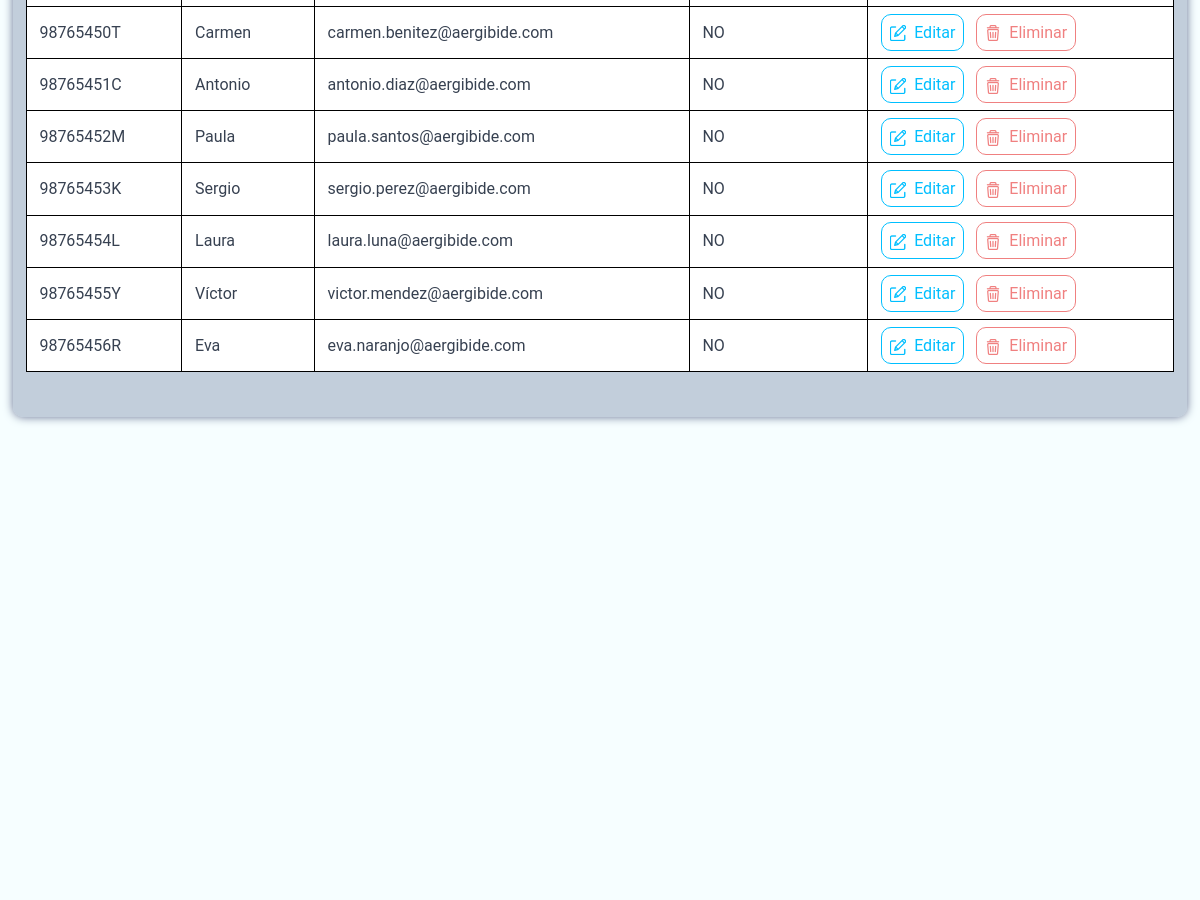
The page /Aplicacion/mvc_reto/index.php?controller=usuario&action=cuentas (signed in, middle part) on the database as committed earlier.
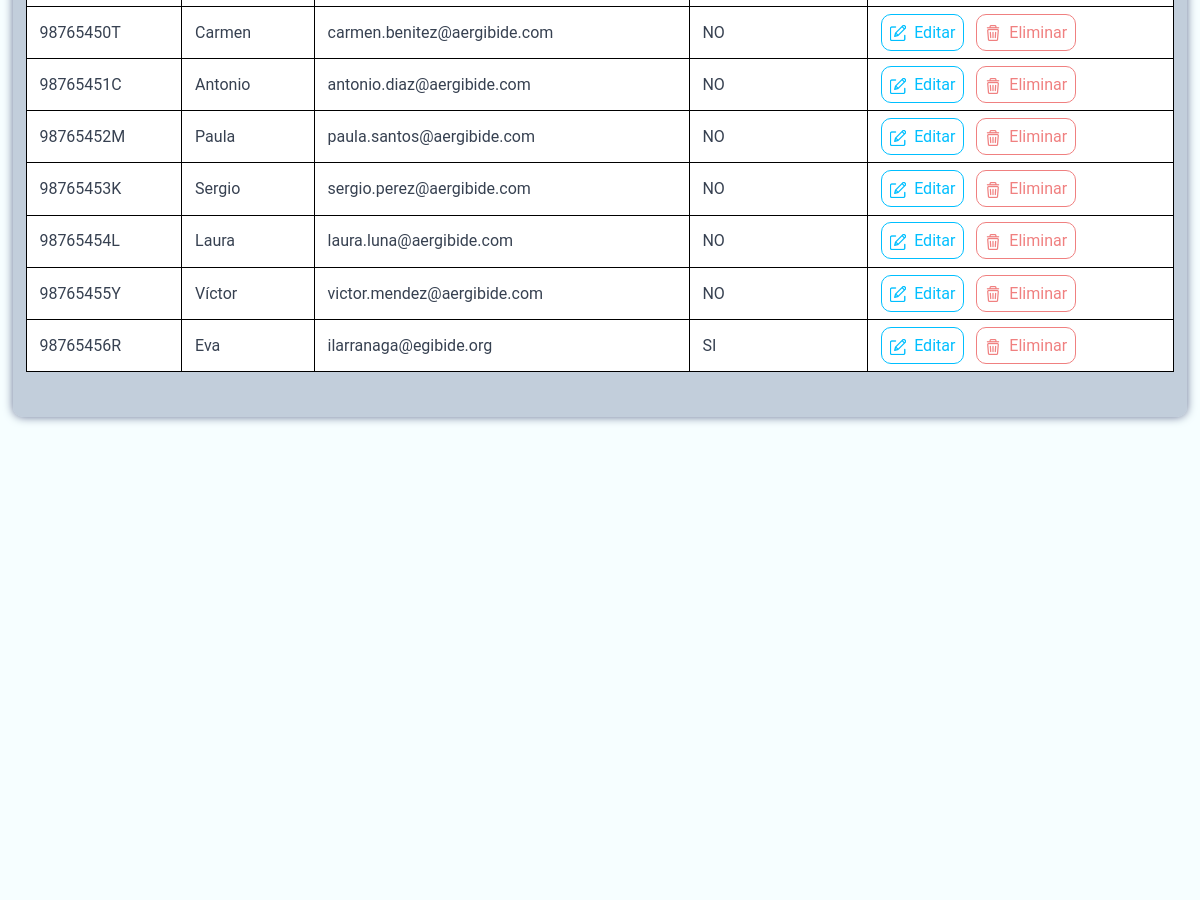
The same page on the database as committed later.
### tables this page shows
CREATE TABLE `usuarios` (
                            `id` int(11) NOT NULL,
                            `administrador` tinyint(1) NOT NULL,
                            `dni` varchar(9) NOT NULL,
                            `nombre` varchar(50) NOT NULL,
                            `apellido1` varchar(50) NOT NULL,
                            `apellido2` varchar(50) NOT NULL,
                            `email` varchar(50) NOT NULL,
                            `telefono` varchar(9) DEFAULT NULL,
                            `usuario` varchar(50) NOT NULL,
                            `contrasena` varchar(50) NOT NULL,
                            `imagen` varchar(255) DEFAULT NULL
);

### Aplicacion/mvc_reto/index.php (called while the page is built, shortened)
<?php
require_once "model/Db.php";
$controller = new $controllerName();
$dataToView["data"] = array();
if(method_exists($controller, $_GET["action"]))
    $dataToView["data"] = $controller -> {$_GET["action"]}();
require_once "view/".$_GET["controller"]."/".$controller->view.".html.php";
?>

### Aplicacion/mvc_reto/model/Db.php (called while the page is built, shortened)
<?php
class Db {
    public function __construct(){
        $this -> host = constant("DB_HOST");
        $this -> db = constant("DB");
        $this -> user = constant("DB_USER");
        $this -> pass = constant("DB_PASS");
        try {
            $this->connection = new PDO("mysql:host=" .$this->host.';
            dbname=' .$this->db, $this->user, $this->pass);
        }
        catch (PDOException $e){
            echo $e -> getMessage();
            exit();
        }
    }
}
?>

### Aplicacion/mvc_reto/model/Usuario.php (called while the page is built, shortened)
<?php
class Usuario {
    private $tabla = "usuarios";
    private $connection;
    public function getConexion(){
        $dbObj = new Db();
        $this->connection = $dbObj ->connection;
    }
    public function getUsuarios(){
        $sql = "SELECT * FROM " .$this->tabla;
        $stmt = $this->connection->prepare($sql);
        $stmt -> execute();
        return $stmt -> fetchAll();
    }
}

### Aplicacion/mvc_reto/controller/UsuarioController.php (called while the page is built, shortened)
<?php
require_once "model/Usuario.php";
class UsuarioController {
    public $model;
    public function __construct() {
        $this->model = new Usuario();
    }
    public function cuentas(){
        return $this->model->getUsuarios();
    }
}
?>

### Aplicacion/mvc_reto/view/usuario/gestionarCuenta.html.php (the view, shortened to what this page needs)
<?php
require_once __DIR__ . "/../layout/header.php";
?>
<div class="contenido">
    <div class="mitades">
        <div class="mitad contenido1">
            <?php
            if(count($dataToView["data"])>0){
                ?>
                <table class="tabla_cuentas">
                    <tbody>
                    <?php
                    foreach($dataToView["data"] as $cuenta){
                        if (is_array($cuenta)) {
                            ?>
                            <tr>
                                <td><?php echo $cuenta['dni']; ?></td>
                                <td><?php echo $cuenta['nombre']; ?></td>
                                <td><?php echo $cuenta['email']; ?></td>
                                <td><?php echo ($cuenta['administrador'] == 1) ? 'SI' : 'NO'; ?></td>
                                <td>
                                    <a href="index.php?controller=usuario&action=buscar&dniBuscar=<?php echo $cuenta['dni']; ?>"
                                       id="bEditar">Editar</a>
                                    <a href="index.php?controller=usuario&action=eliminar&dniEliminar=<?php echo $cuenta['dni']; ?>"
                                       id="bEliminar">Eliminar</a>
                                </td>
                            </tr>
                            <?php
                        }
                    }
                    ?>
                    </tbody>
                </table>
                <?php
            }
            else{
                ?>
                <div class="mensajeInexistir">
                    Actualmente no hay cuentas registradas.
                </div>
                <?php
            }
            ?>
        </div>
    </div>
</div>
</body>
</html>

Rows that differ between the two databases and show on the page:
changed usuarios "Eva": email "eva.naranjo@aergibide.com" → "ilarranaga@egibide.org"; administrador "NO" → "SI"
